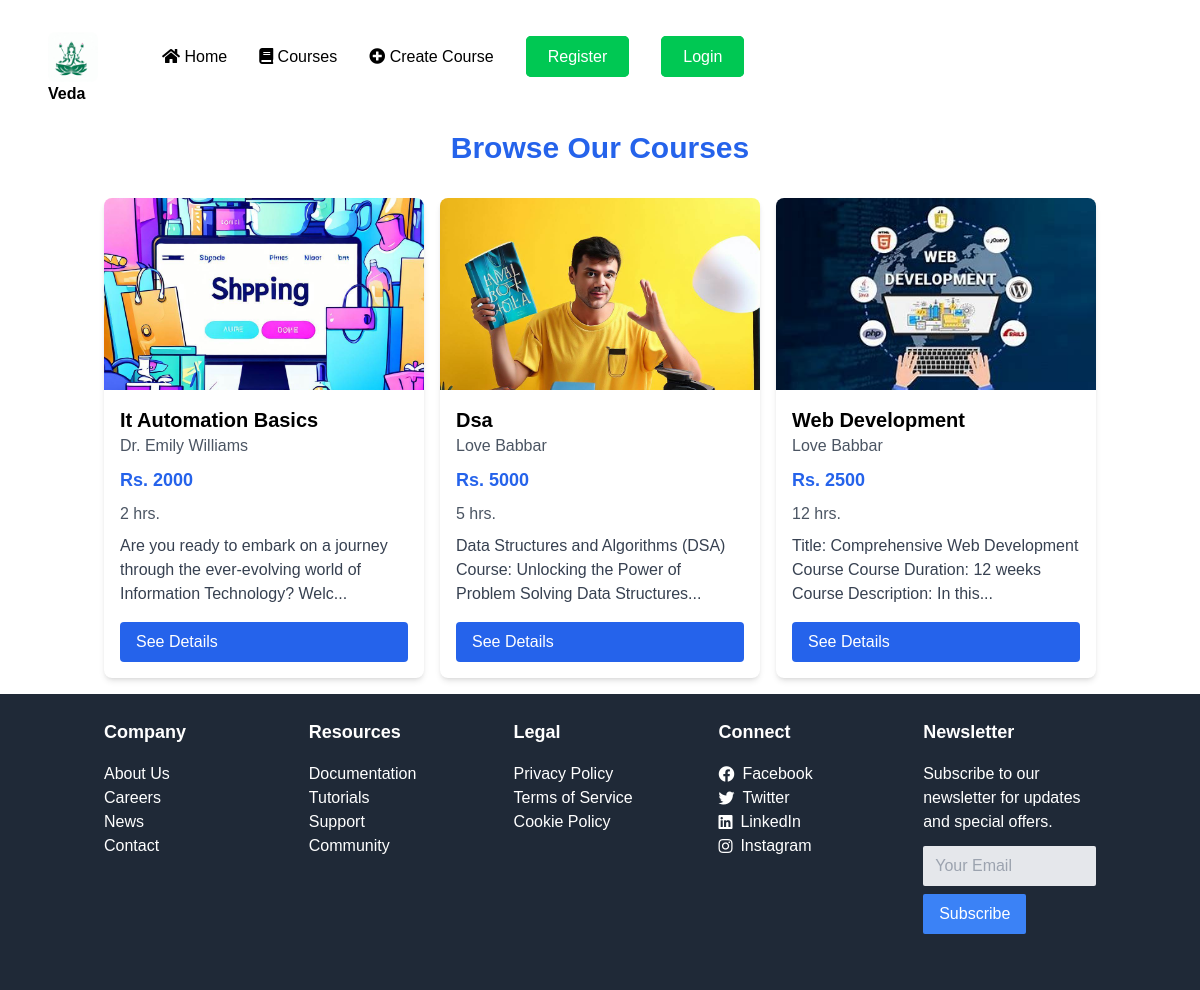
Page /courses/ on the committed database.
### Course/Course/models.py (models this page shows)
class Course(models.Model):
    name = models.CharField(max_length=100)
    email = models.EmailField()
    phone = models.CharField(max_length=12)
    cate = models.CharField(max_length=50)
    desc = models.CharField(max_length=5000)
    link = models.URLField()
    img = models.ImageField(upload_to='secure_data/')
    video_link = models.URLField()
    duration = models.IntegerField()
    author = models.CharField(max_length=100)
    author_details = models.CharField(max_length=1000)
    cost = models.IntegerField()

### Course/Course/views.py (the view)
# urls.py: path('courses/', views.courses, name='courses'),
def courses(request):
    courses = list(Course.objects.all())
    return render(request, '../templates/new_courses.html',{'courses': courses})

### Course/templates/New_courses.html
{% extends 'basic.html' %}
{% load static %}
{% block body %}
<div class="container mx-auto p-4">
    <h1 class="text-3xl font-semibold text-center text-blue-600 mb-8">Browse Our Courses</h1>
    <div class="grid grid-cols-1 md:grid-cols-2 lg:grid-cols-3 gap-4">
        {% for product in courses %}
        <div class="bg-white rounded-lg shadow-md overflow-hidden">
            <img src="{{ product.img.url }}" alt="{{ product.name }}" class="w-full h-48 object-cover">
            <div class="p-4">
                <h2 class="text-xl font-semibold">{{ product.name|title }}</h2>
                <p class="text-gray-600">{{ product.author }}</p>
                <p class="text-lg font-semibold text-blue-600 my-2">Rs. {{ product.cost }}</p>
                <p class="text-gray-600">{{ product.duration }} hrs.</p>
                <p class="text-gray-700 mt-2">{{ product.desc|slice:"0:100" }}{% if product.desc|length > 100 %}...{% endif %}</p>
                <a href="{% url 'try_courses' id=product.id %}" class="block bg-blue-600 text-white py-2 px-4 rounded mt-4 hover:bg-blue-700 transition duration-300 ease-in-out">See Details</a>
            </div>
        </div>
        {% endfor %}
    </div>
</div>
{% endblock %}

### Course/templates/basic.html (style rules this page uses)
body { font-family: 'Your Chosen Font', sans-serif; }

### rows in the picture
Course: img (picture), name "It Automation Basics", author "Dr. Emily Williams", cost "2000", duration "2", desc "Are you ready to embark on a journey through the ever-evolving world of Information Technology? Welc"
Course: img (picture), name "Dsa", author "Love Babbar", cost "5000", duration "5", desc "Data Structures and Algorithms (DSA) Course: Unlocking the Power of Problem Solving Data Structures"
Course: img (picture), name "Web Development", author "Love Babbar", cost "2500", duration "12", desc "Title: Comprehensive Web Development Course Course Duration: 12 weeks Course Description: In this"
